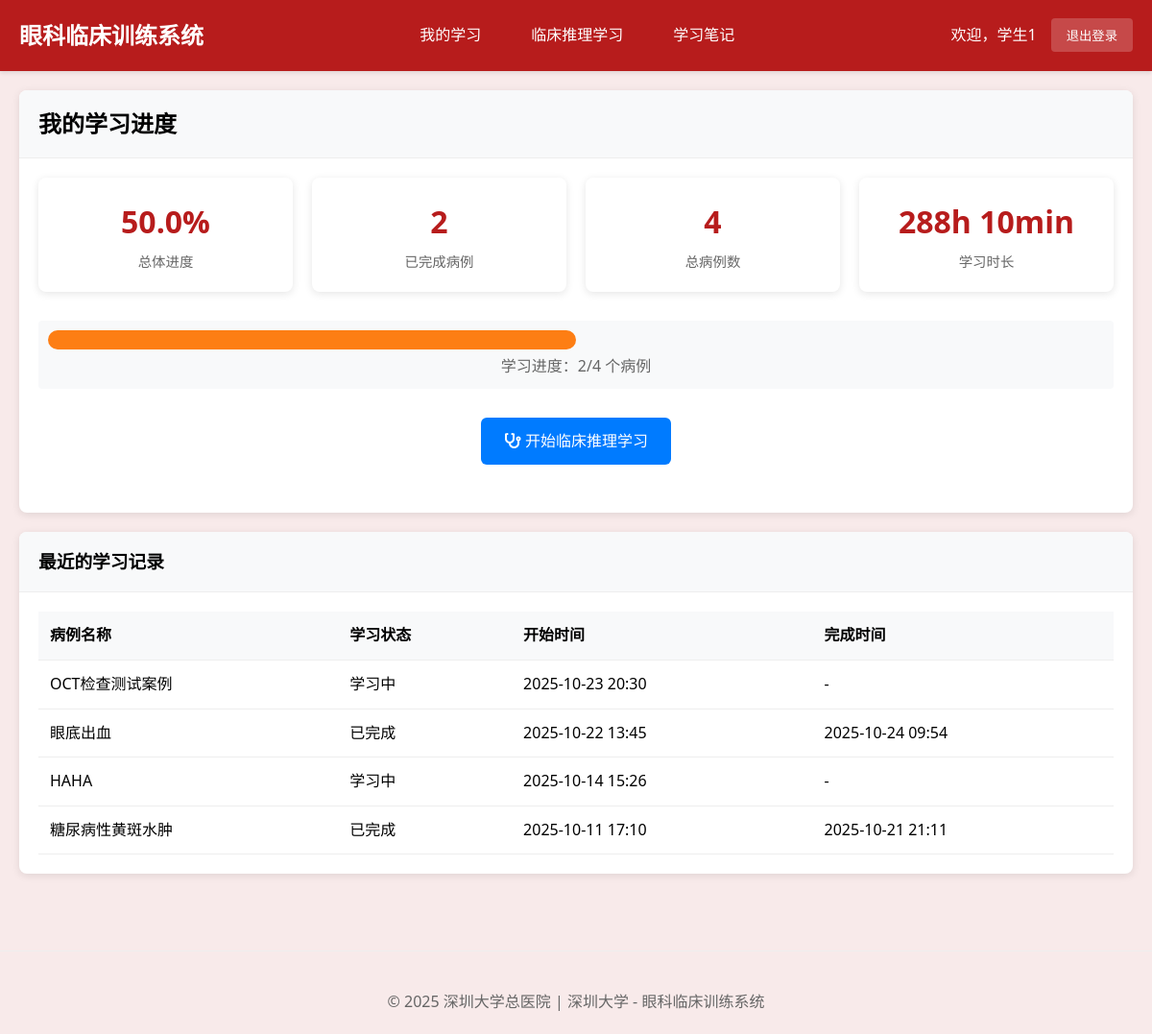
The app's page /student/ (signed in), older data.
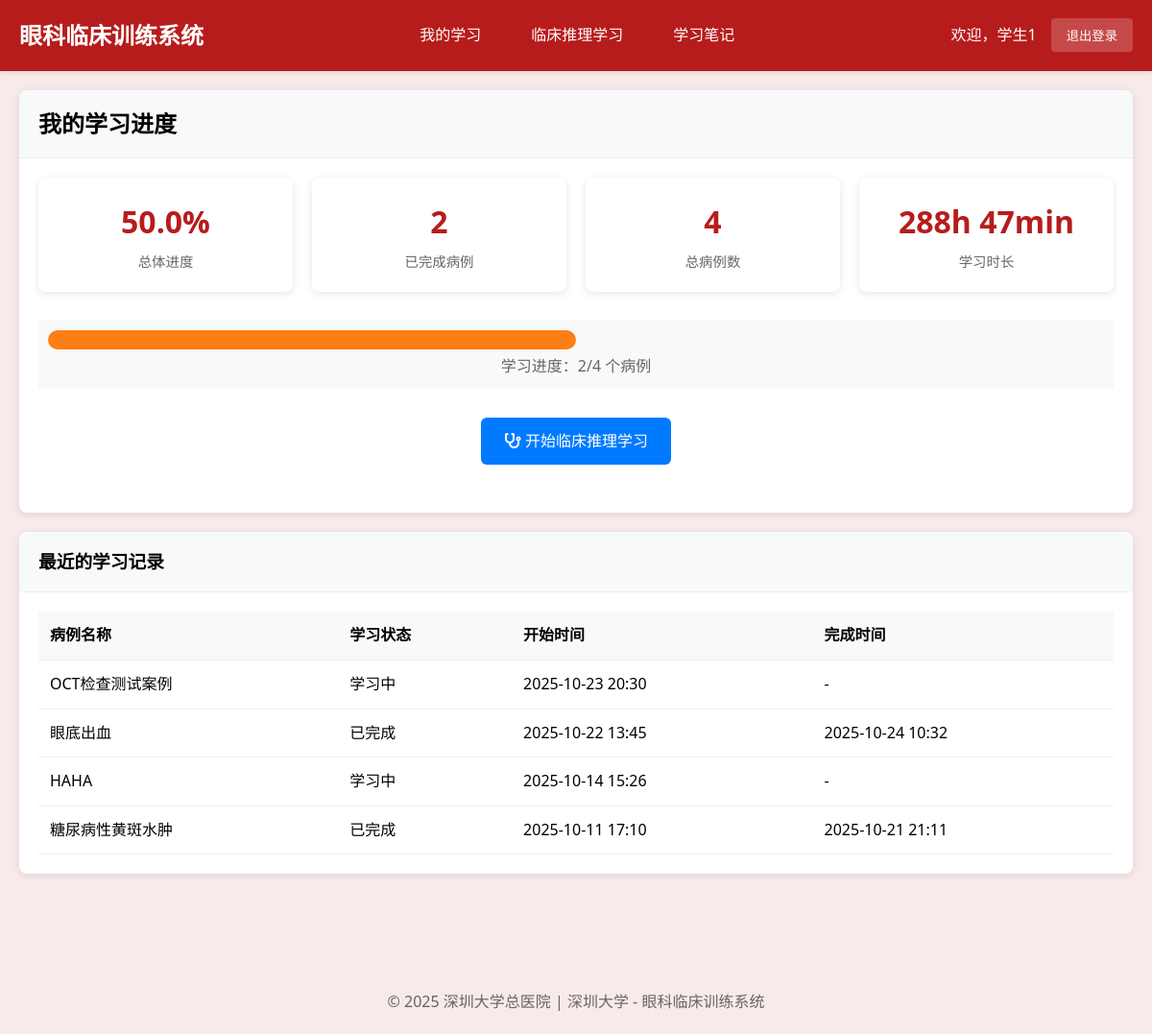
The same page, newer data.
### cases/models.py (models this page shows, shortened)
class StudentClinicalSession(models.Model):
    student = models.ForeignKey(User, on_delete=models.CASCADE, verbose_name="学生")
    clinical_case = models.ForeignKey(ClinicalCase, on_delete=models.CASCADE, verbose_name="临床案例")
    session_status = models.CharField(
        max_length=30,  # 增加长度以适应最长的选项
        choices=[
            ('case_presentation', '病例呈现'),         # 步骤1: 呈现病例
            ('examination_selection', '检查选择'),     # 步骤2: 选择检查方法
            ('examination_results', '检查结果'),       # 步骤3: 查看检查图像结果
            ('diagnosis_reasoning', '诊断推理'),       # 步骤4: 诊断判断推理
            ('treatment_selection', '治疗选择'),       # 步骤5: 选择治疗方案
            ('learning_feedback', '学习反馈'),         # 步骤6: 学习反馈
            ('completed', '已完成')
        ],
        default='case_presentation',
        verbose_name="当前阶段"
    )
    selected_examinations = models.JSONField(default=list, verbose_name="已选检查项目")
    examination_images_viewed = models.JSONField(default=list, verbose_name="已查看的检查图像")
    selected_diagnosis = models.ForeignKey(DiagnosisOption, on_delete=SET_NULL, blank=True, null=True, verbose_name="选择的诊断")
    diagnosis_reasoning_text = models.TextField(blank=True, verbose_name="诊断推理过程",
                                               help_text="学生的诊断思路和推理过程")
    selected_treatments = models.JSONField(default=list, verbose_name="已选治疗方案")
    step_completion_status = models.JSONField(
        default=dict,
        verbose_name="步骤完成状态",
        help_text="记录每个步骤的完成情况：{step_name: {completed: bool, score: float, completion_time: datetime}}"
    )
    required_examinations_completed = models.BooleanField(default=False, verbose_name="必选检查是否完成")
    examination_selection_valid = models.BooleanField(default=False, verbose_name="检查选择是否有效")
    examination_score = models.FloatField(default=0.0, verbose_name="检查选择得分")
    diagnosis_score = models.FloatField(default=0.0, verbose_name="诊断准确性得分")
    treatment_score = models.FloatField(default=0.0, verbose_name="治疗方案得分")
    reasoning_score = models.FloatField(default=0.0, verbose_name="推理过程得分")
    overall_score = models.FloatField(default=0.0, verbose_name="总体得分")
    time_spent = models.JSONField(default=dict, verbose_name="各阶段用时", help_text="JSON格式记录各阶段耗时")
    step_start_times = models.JSONField(default=dict, verbose_name="各步骤开始时间")
    started_at = models.DateTimeField(auto_now_add=True, verbose_name="开始时间")
    completed_at = models.DateTimeField(blank=True, null=True, verbose_name="完成时间")
    last_activity = models.DateTimeField(auto_now=True, verbose_name="最后活动时间")
    learning_notes = models.TextField(blank=True, verbose_name="学习笔记")
    reflection = models.TextField(blank=True, verbose_name="学习反思")
    session_data = models.JSONField(default=dict, verbose_name="会话数据",
                                   help_text="保存检查顺序、当前进度等临时数据")
    class Meta:
        verbose_name = "学生临床会话"
        verbose_name_plural = "学生临床会话"
        ordering = ['-started_at']
        unique_together = ['student', 'clinical_case']

class ClinicalCase(models.Model):
    title = models.CharField(max_length=200, verbose_name="案例标题")
    case_id = models.CharField(max_length=50, unique=True, verbose_name="案例编号")
    patient_age = models.IntegerField(verbose_name="患者年龄")
    patient_gender = models.CharField(max_length=10, choices=[('M', '男'), ('F', '女')], verbose_name="患者性别")
    chief_complaint = models.TextField(verbose_name="主诉")
    present_illness = models.TextField(verbose_name="现病史")
    past_history = models.TextField(blank=True, verbose_name="既往史")
    family_history = models.TextField(blank=True, verbose_name="家族史")
    learning_objectives = models.JSONField(verbose_name="学习目标", help_text="JSON格式存储多个学习目标")
    difficulty_level = models.CharField(
        max_length=20,
        choices=[('beginner', '初级'), ('intermediate', '中级'), ('advanced', '高级')],
        default='intermediate',
        verbose_name="难度等级"
    )
    is_active = models.BooleanField(default=True, verbose_name="是否启用")
    created_by = models.ForeignKey(User, on_delete=models.CASCADE, verbose_name="创建者")
    created_at = models.DateTimeField(auto_now_add=True, verbose_name="创建时间")
    updated_at = models.DateTimeField(auto_now=True, verbose_name="更新时间")
    case_images = models.JSONField(blank=True, null=True, verbose_name="案例图片", help_text="存储图片路径的JSON数组")
    class Meta:
        verbose_name = "临床案例"
        verbose_name_plural = "临床案例"
        ordering = ['-created_at']

### cases/views.py (the view)
# urls.py: path('student/', views.student_dashboard, name='student_dashboard'),
@login_required
@user_passes_test(is_student, login_url='login')
def student_dashboard(request):
    user = request.user
    total_clinical_cases = ClinicalCase.objects.filter(is_active=True).count()
    user_sessions = StudentClinicalSession.objects.filter(student=user)
    completed_sessions = user_sessions.filter(completed_at__isnull=False).count()
    progress_percentage = 0
    if total_clinical_cases > 0:
        progress_percentage = round((completed_sessions / total_clinical_cases) * 100, 1)
    total_study_time = 0
    for session in user_sessions.filter(completed_at__isnull=False):
        if session.completed_at and session.started_at:
            duration = session.completed_at - session.started_at
            total_study_time += duration.total_seconds() / 60  # 转换为分钟
    total_study_time = round(total_study_time)
    hours = total_study_time // 60
    minutes = total_study_time % 60
    if hours > 0:
        if minutes > 0:
            formatted_study_time = f"{hours}h {minutes}min"
        else:
            formatted_study_time = f"{hours}h"
    else:
        formatted_study_time = f"{minutes}min"
    recent_sessions = user_sessions.order_by('-started_at')[:5]
    progress = {
        'progress_percentage': progress_percentage,
        'total_study_time': total_study_time,
        'formatted_study_time': formatted_study_time,
    }
    context = {
        'total_clinical_cases': total_clinical_cases,
        'completed_sessions': completed_sessions,
        'recent_sessions': recent_sessions,
        'progress': progress,
    }
    return render(request, 'student/dashboard.html', context)

### cases/views.py (called while the page is built)
def is_student(user):
    return user.groups.filter(name='Students').exists()

### cases/templates/student/dashboard.html (shortened to what this page needs)
{% extends 'base.html' %}
{% load static %}
{% block content %}
<div class="card">
    <div class="card-header">
        <h2>我的学习进度</h2>
    </div>
    <div class="card-body">
        <div class="stats-grid">
            <div class="stat-card" role="status" aria-label="总体学习进度">
                <div class="stat-number">{{ progress.progress_percentage|floatformat:1|default:0 }}%</div>
                <div class="stat-label">总体进度</div>
            </div>
            <div class="stat-card" role="status" aria-label="已完成病例数量">
                <div class="stat-number">{{ completed_sessions }}</div>
                <div class="stat-label">已完成病例</div>
            </div>
            <div class="stat-card" role="status" aria-label="总病例数量">
                <div class="stat-number">{{ total_clinical_cases }}</div>
                <div class="stat-label">总病例数</div>
            </div>
            <div class="stat-card" role="status" aria-label="总学习时长">
                <div class="stat-number">{{ progress.formatted_study_time|default:"0min" }}</div>
                <div class="stat-label">学习时长</div>
            </div>
        </div>
        <div class="progress-container" style="background: #f8f9fa; padding: 10px; border-radius: 4px; margin: 20px 0;">
            <div class="progress-bar"
                 style="background: #007bff; height: 20px; border-radius: 10px; transition: width 0.3s; width: 0%;"
                 data-progress="{{ progress.progress_percentage|floatformat:1|default:0 }}"></div>
            <div style="text-align: center; margin-top: 5px; color: #666;">学习进度：{{ completed_sessions }}/{{ total_clinical_cases }} 个病例</div>
        </div>
        <div style="text-align: center; margin: 30px 0;">
            <a href="{% url 'clinical_case_list' %}" class="btn" style="background: #007bff; color: white; padding: 12px 24px; border-radius: 6px; text-decoration: none;">
                <i class="fas fa-stethoscope"></i> 开始临床推理学习
            </a>
        </div>
    </div>
</div>
{% if recent_sessions %}
<div class="card">
    <div class="card-header">
        <h3>最近的学习记录</h3>
    </div>
    <div class="card-body">
        <table class="table">
            <thead>
                <tr>
                    <th>病例名称</th>
                    <th>学习状态</th>
                    <th>开始时间</th>
                    <th>完成时间</th>
                </tr>
            </thead>
            <tbody>
                {% for session in recent_sessions %}
                <tr>
                    <td>{{ session.clinical_case.title }}</td>
                    <td>
                        {% if session.completed_at %}
                            <span class="badge badge-success">已完成</span>
                        {% else %}
                            <span class="badge badge-warning">学习中</span>
                        {% endif %}
                    </td>
                    <td>{{ session.started_at|date:"Y-m-d H:i" }}</td>
                    <td>
                        {% if session.completed_at %}
                            {{ session.completed_at|date:"Y-m-d H:i" }}
                        {% else %}
                            -
                        {% endif %}
                    </td>
                </tr>
                {% endfor %}
            </tbody>
        </table>
    </div>
</div>
{% endif %}
{% endblock %}

### cases/templates/base.html (shortened to what this page needs)
{% load static %}
<!DOCTYPE html>
<html lang="zh-cn">
<head>
    <link rel="stylesheet" href="https://cdnjs.cloudflare.com/ajax/libs/font-awesome/6.0.0/css/all.min.css">
</head>
<body>
    <header class="header">
        <div class="nav-container">
            <div class="logo">眼科临床训练系统</div>
            {% if user.is_authenticated %}
            <nav class="nav-links">
                {% if user.groups.all.0.name == 'Teachers' or user.is_superuser %}
                    <a href="{% url 'teacher_dashboard' %}">仪表板</a>
                    <a href="/admin/">系统管理</a>
                {% else %}
                    <a href="{% url 'student_dashboard' %}">我的学习</a>
                    <a href="{% url 'clinical_case_list' %}">临床推理学习</a>
                    <a href="{% url 'student_learning_notes' %}">学习笔记</a>
                {% endif %}
            </nav>
            <div class="user-info">
                <span>欢迎，{{ user.get_full_name|default:user.username }}</span>
                <form method="post" action="{% url 'logout' %}" style="display: inline;">
                    <button type="submit" class="logout-btn">退出登录</button>
                </form>
            </div>
            {% endif %}
        </div>
    </header>
    <main class="container">
        {% block content %}{% endblock %}
    </main>
    <footer class="footer">
        <p>&copy; 2025 深圳大学总医院 | 深圳大学 - 眼科临床训练系统</p>
    </footer>
</body>
</html>

### cases/templates/base.html (style rules this page uses)
* { margin: 0; padding: 0; box-sizing: border-box; }
body { font-family: 'Segoe UI', Tahoma, Geneva, Verdana, sans-serif; background: #f8eaea; line-height: 1.6; }
.header { background: #b71c1c; color: white; padding: 1rem 0; box-shadow: 0 2px 4px rgba(0,0,0,0.1); }
.nav-container { max-width: 1200px; margin: 0 auto; padding: 0 20px; display: flex; justify-content: space-between; align-items: center; }
.logo { font-size: 1.5rem; font-weight: bold; }
.nav-links { display: flex; gap: 20px; }
.nav-links a { color: white; text-decoration: none; padding: 8px 16px; border-radius: 4px; transition: background 0.3s; }
.user-info { display: flex; align-items: center; gap: 15px; }
.logout-btn { background: rgba(255,255,255,0.2); color: white; border: none; padding: 8px 16px; border-radius: 4px; cursor: pointer; text-decoration: none; }
.container { max-width: 1200px; margin: 0 auto; padding: 20px; }
.btn { display: inline-block; padding: 10px 20px; background: #b71c1c; color: white; text-decoration: none; border-radius: 4px; border: none; cursor: pointer; transition: background 0.3s; }
.card { background: white; border-radius: 8px; box-shadow: 0 2px 8px rgba(0,0,0,0.1); margin-bottom: 20px; }
.card-header { padding: 16px 20px; border-bottom: 1px solid #eee; font-weight: bold; background: #f8f9fa; border-radius: 8px 8px 0 0; }
.card-body { padding: 20px; }
.table { width: 100%; border-collapse: collapse; }
.table th, .table td { padding: 12px; text-align: left; border-bottom: 1px solid #eee; }
.table th { background: #f8f9fa; font-weight: bold; }
.footer { text-align: center; color: #666; padding: 40px 0 20px 0; margin-top: 40px; border-top: 1px solid #eee; }
.stats-grid { display: grid; grid-template-columns: repeat(auto-fit, minmax(200px, 1fr)); gap: 20px; margin-bottom: 30px; }
.stat-card { background: white; padding: 20px; border-radius: 8px; text-align: center; box-shadow: 0 2px 8px rgba(0,0,0,0.1); }
.stat-number { font-size: 2rem; font-weight: bold; color: #b71c1c; margin-bottom: 5px; }
.stat-label { color: #666; font-size: 0.9rem; }

Row changes from the older to the newer data that the page shows:
changed StudentClinicalSession "眼底出血": completed_at "2025-10-24 09:54" → "2025-10-24 10:32"
Text that changed along with them:
{{ progress.formatted_study_time|default:"0min" }}: "288h 10min" → "288h 47min"
